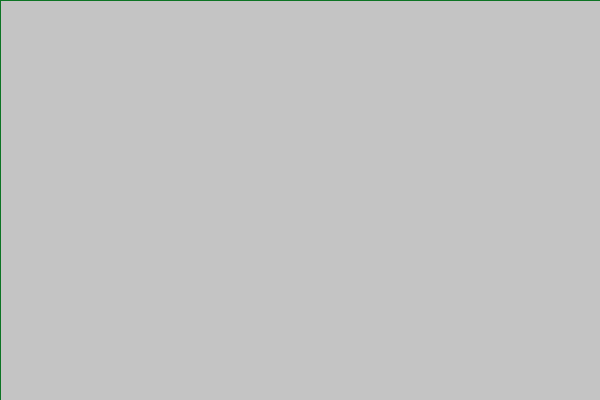
Frame 1 (no input)
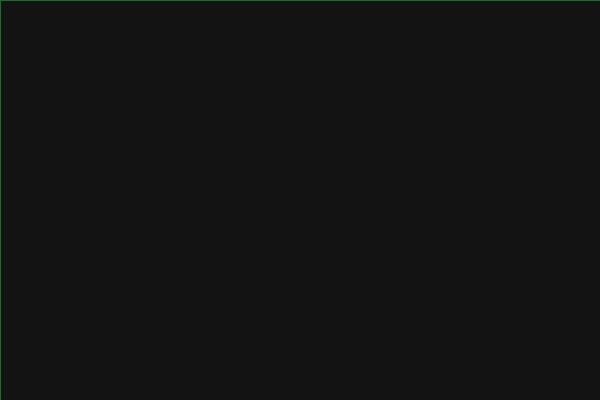
Frame 60 (the mouse pressed at the canvas centre just before this capture)
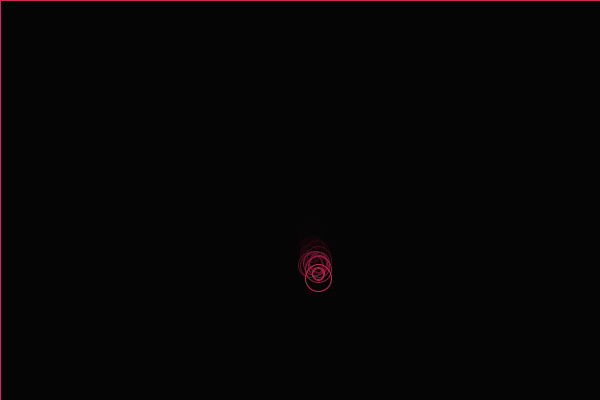
Frame 120 (the mouse held since frame 60 and released just before this capture)

The Processing sketch that drew these frames (run headless with seeded random() and noise(); from frame 60 on, the mouse is pressed at the canvas centre):

// Processing sketch: processing_101702
// ── processing_101702.pde

// initial position for our circle
float circle_x[] = {
};
float circle_y[] = {
};
// how much to move the circle on each frame
float move_x[] = {
};
float move_y[] = {
};
float coH[] = {
};
float ra[] = {
};

void setup() {
  size(600, 400);
  stroke(#0D7424);
  smooth();
}

void draw() {
  fill(0, 10);
  rect(0, 0, width, height);
  noFill();

  int i = 0;
  while (i < circle_x.length) {
    float sz = random(10, 30) * ra[i];
    //sz = sz * ra;
    //float sz = 60;

    colorMode(HSB, 100);
    stroke(coH[i], 80, 80);
    colorMode(RGB);

    ellipse(circle_x[i]+random(-5, 5), circle_y[i]+random(-5, 5), sz, sz);
    circle_x[i] += move_x[i];
    circle_y[i] += move_y[i];

    if (circle_x[i] > width - sz/2) {
      circle_x[i] = width - sz/2;
      move_x[i] = -move_x[i];
    }
    if (circle_y[i] > height - sz/2) {
      circle_y[i] = height - sz/2;
      move_y[i] = -move_y[i];
    }
    if (circle_x[i] < sz/2) {
      circle_x[i] = sz/2;
      move_x[i] = -move_x[i];
    }
    if (circle_y[i] < sz/2) {
      circle_y[i] = sz/2;
      move_y[i] = -move_y[i];
    }
    i += 1;
  }
}

void mousePressed() {
  circle_x = append(circle_x, mouseX);
  circle_y = append(circle_y, mouseY);
  move_x = append(move_x, random(-1, 1));
  move_y = append(move_y, random(1, 2));
  coH = append(coH, random(100));
  if (random(20) > 14) {
    ra = append(ra, 2);
  } 
  else {
    ra = append(ra, 1);
  }
}
